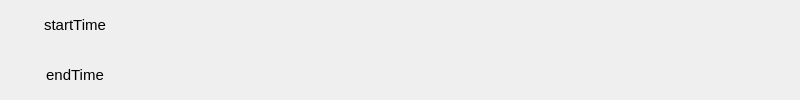
<?xml version="1.0" encoding="UTF-8"?>
<ui version="4.0">
 <class>IntervalEventWidget</class>
 <widget class="QWidget" name="IntervalEventWidget">
  <property name="geometry">
   <rect>
    <x>0</x>
    <y>0</y>
    <width>800</width>
    <height>100</height>
   </rect>
  </property>
  <property name="sizePolicy">
   <sizepolicy hsizetype="Preferred" vsizetype="Preferred">
    <horstretch>0</horstretch>
    <verstretch>0</verstretch>
   </sizepolicy>
  </property>
  <property name="minimumSize">
   <size>
    <width>800</width>
    <height>100</height>
   </size>
  </property>
  <property name="maximumSize">
   <size>
    <width>16777215</width>
    <height>16777215</height>
   </size>
  </property>
  <property name="font">
   <font>
    <pointsize>11</pointsize>
   </font>
  </property>
  <property name="windowTitle">
   <string>Form</string>
  </property>
  <widget class="QWidget" name="widget" native="true">
   <property name="geometry">
    <rect>
     <x>0</x>
     <y>0</y>
     <width>800</width>
     <height>100</height>
    </rect>
   </property>
   <property name="sizePolicy">
    <sizepolicy hsizetype="Fixed" vsizetype="Fixed">
     <horstretch>0</horstretch>
     <verstretch>0</verstretch>
    </sizepolicy>
   </property>
   <property name="minimumSize">
    <size>
     <width>800</width>
     <height>100</height>
    </size>
   </property>
   <widget class="QLabel" name="startTimeLabel">
    <property name="geometry">
     <rect>
      <x>0</x>
      <y>0</y>
      <width>150</width>
      <height>50</height>
     </rect>
    </property>
    <property name="sizePolicy">
     <sizepolicy hsizetype="Fixed" vsizetype="Fixed">
      <horstretch>0</horstretch>
      <verstretch>0</verstretch>
     </sizepolicy>
    </property>
    <property name="minimumSize">
     <size>
      <width>150</width>
      <height>50</height>
     </size>
    </property>
    <property name="maximumSize">
     <size>
      <width>150</width>
      <height>50</height>
     </size>
    </property>
    <property name="text">
     <string>startTime</string>
    </property>
    <property name="alignment">
     <set>Qt::AlignCenter</set>
    </property>
   </widget>
   <widget class="QLabel" name="endTimeLabel">
    <property name="geometry">
     <rect>
      <x>0</x>
      <y>50</y>
      <width>150</width>
      <height>50</height>
     </rect>
    </property>
    <property name="sizePolicy">
     <sizepolicy hsizetype="Fixed" vsizetype="Fixed">
      <horstretch>0</horstretch>
      <verstretch>0</verstretch>
     </sizepolicy>
    </property>
    <property name="minimumSize">
     <size>
      <width>150</width>
      <height>50</height>
     </size>
    </property>
    <property name="maximumSize">
     <size>
      <width>150</width>
      <height>50</height>
     </size>
    </property>
    <property name="text">
     <string>endTime</string>
    </property>
    <property name="textFormat">
     <enum>Qt::RichText</enum>
    </property>
    <property name="alignment">
     <set>Qt::AlignCenter</set>
    </property>
   </widget>
  </widget>
 </widget>
 <resources/>
 <connections/>
</ui>
